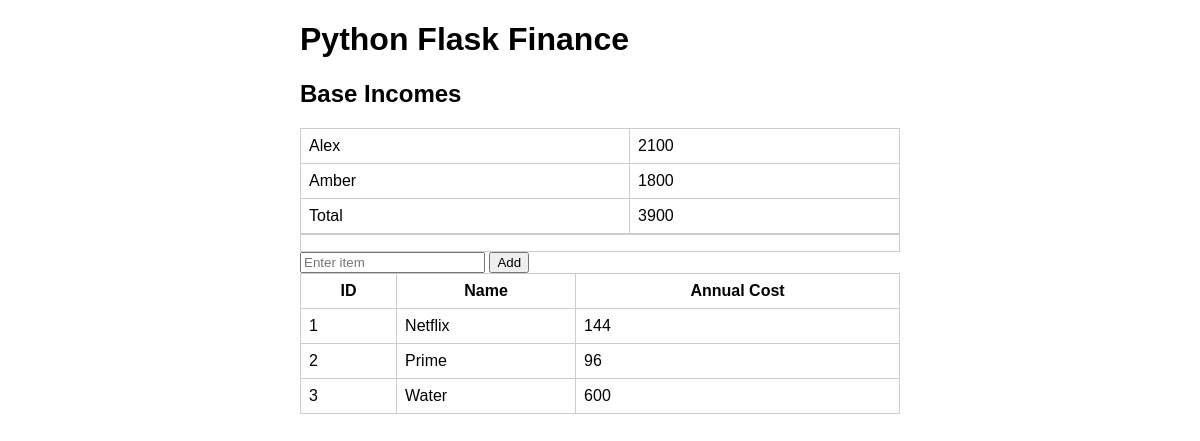
Before: / with the older database file.
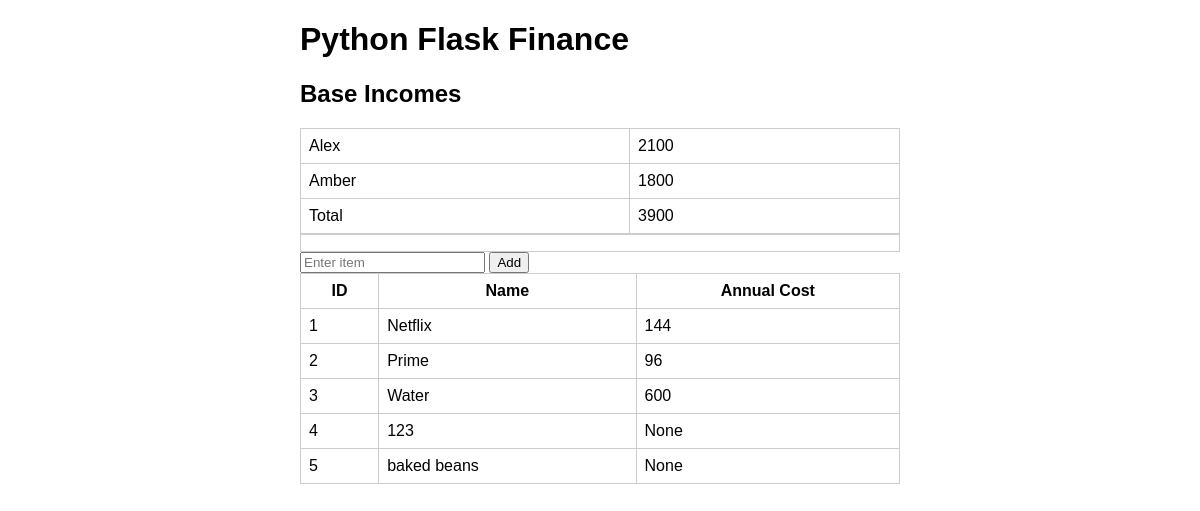
After: the same page with the newer database file.
### tables this page shows
CREATE TABLE outgoings (
id integer primary key autoincrement
, name text,
frequency text,
annual_cost integer,
fixed boolean);

### server.py (the view)
@app.route("/")
def index():
    connection = get_db_connection()
    items = connection.execute("SELECT * FROM outgoings").fetchall()
    connection.close()
    return render_template("index.html", items=items, incomes=income.calculate_total_income([2100,1800]))

### income.py (called while the page is built)
def calculate_total_income(incomes):
    return sum(incomes)

### server.py (called while the page is built)
def get_db_connection():
    connection = sqlite3.connect(db)
    connection.row_factory = sqlite3.Row
    return connection

### templates/index.html (shortened to what this page needs)
<!DOCTYPE html>
<html>
<head>
</head>
<body>
    <h1>Python Flask Finance</h1>
    <section id="income">
        <h2>Base Incomes</h2>
        <table>
            <tr>
                <td>Alex</td><td>2100</td>
            </tr>
            <tr>
                <td>Amber</td><td>1800</td>
            </tr>
            <tr>
                <td>Total</td><td>{{ incomes }}</td>
            </tr>
        </table>
    </section>
    <section id="saving-pots">
        <table>
            <tr><th></th></tr>
        </table>
    </section>
    <section id="outgoings-table">
        <form action="/add" method="post">
            <input type="text" name="name" placeholder="Enter item" required>
            <button type="submit">Add</button>
        </form>
        <table>
            <tr><th>ID</th><th>Name</th><th>Annual Cost</th></tr>
            {% for item in items %}
            <tr>
                <td>{{ item.id }}</td>
                <td>{{ item.name }}</td>
                <td>{{ item.annual_cost }}</td>
            </tr>
            {% endfor %}
        </table>
    </section>
</body>
</html>

### templates/index.html (style rules this page uses)
body { font-family: sans-serif; max-width: 600px; margin: auto; }
table { width: 100%; border-collapse: collapse; }
td, th { border: 1px solid #ccc; padding: 8px; }

Changed rows visible on the page:
added outgoings: id "4", name "123", annual_cost "None"
added outgoings: id "5", name "baked beans", annual_cost "None"
